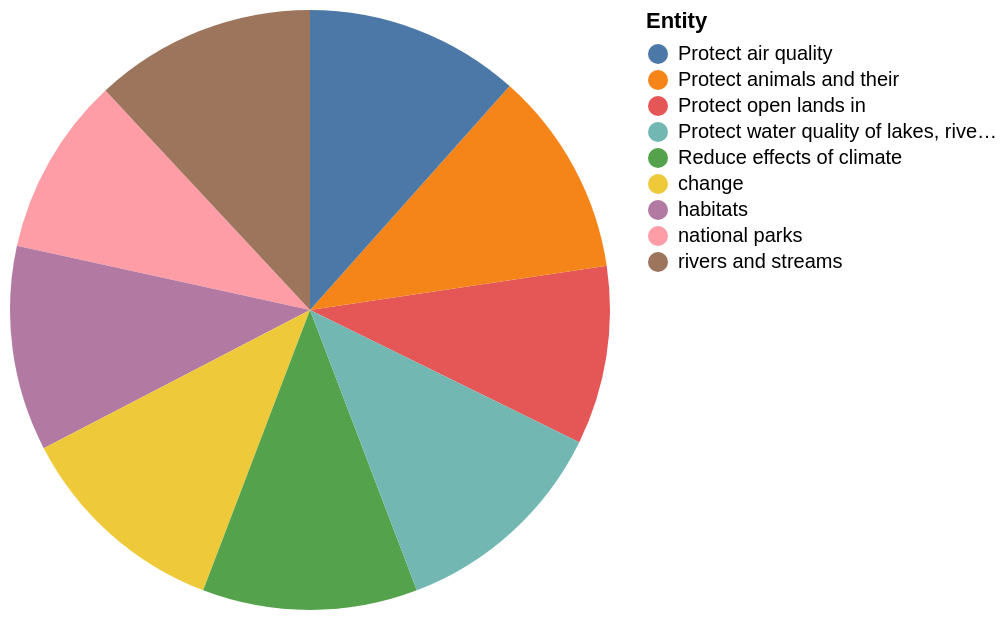

Source (Vega-Lite JSON):
### Vega-Lite specification from a JSON file in a GitHub repository (floating-point values rounded to 4 significant figures)
{"$schema": "https://vega.github.io/schema/vega-lite/v5.json", "description": "Pie chart auto-generated from CSV", "data": {"values": [{"Entity": "national parks", "Too little": "54", "About the right amount": "40", "Too much": "5"}, {"Entity": "Protect open lands in", "Too little": "54", "About the right amount": "40", "Too much": "5"}, {"Entity": "habitats", "Too little": "62", "About the right amount": "32", "Too much": "6"}, {"Entity": "Protect animals and their", "Too little": "62", "About the right amount": "32", "Too much": "6"}, {"Entity": "change", "Too little": "65", "About the right amount": "25", "Too much": "9"}, {"Entity": "Reduce effects of climate", "Too little": "65", "About the right amount": "25", "Too much": "9"}, {"Entity": "Protect air quality", "Too little": "65", "About the right amount": "30", "Too much": "0"}, {"Entity": "rivers and streams", "Too little": "67", "About the right amount": "29", "Too much": "3"}, {"Entity": "Protect water quality of lakes, rivers and streams", "Too little": "67", "About the right amount": "29", "Too much": "3"}]}, "mark": "arc", "encoding": {"theta": {"field": "Too little", "type": "quantitative"}, "color": {"field": "Entity", "type": "nominal"}}}
